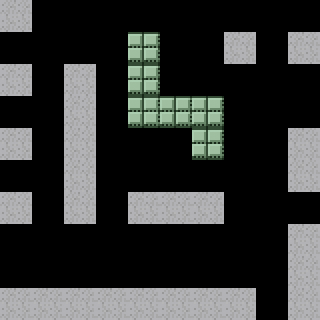

The image is a tile-based game level rendered from a .tmx file. Its description and complete source (layers, tilesets, objects, tile grids) follow:
An orthogonal 10x10 tile map with 32x32 px tiles, 1 tile layer (块层 1).

<map version="1.0" orientation="orthogonal" renderorder="right-down" width="10" height="10" tilewidth="32" tileheight="32" nextobjectid="1">
 <tileset firstgid="1" name="map" tilewidth="32" tileheight="32" tilecount="264" columns="22">
  <image source="thank2.png" width="704" height="384" />
 </tileset>
 <layer name="块层 1" width="10" height="10">
  <data encoding="csv">
70,0,0,0,0,0,0,0,0,0,
0,0,0,0,69,0,0,70,0,70,
70,0,70,0,69,0,0,0,0,0,
0,0,70,0,69,69,69,0,0,0,
70,0,70,0,0,0,69,0,0,70,
0,0,70,0,0,0,0,0,0,70,
70,0,70,0,70,70,70,0,0,0,
0,0,0,0,0,0,0,0,0,70,
0,0,0,0,0,0,0,0,0,70,
70,70,70,70,70,70,70,70,0,70
</data>
 </layer>
</map>